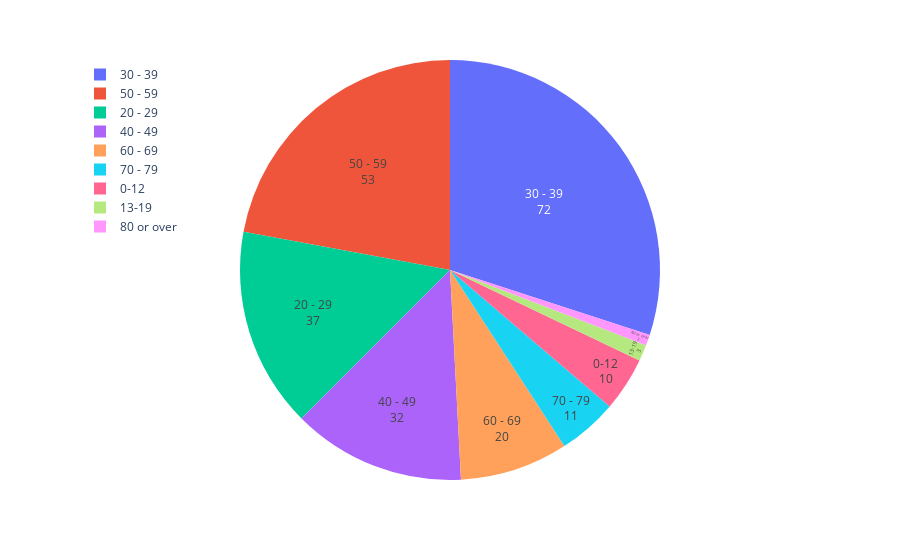

Notebook code cell kept with this figure:
### Code cell
fig_age = px.pie(age_cases, values='count', names='age_range')
fig_age.update_layout(legend=dict(x=0, y=1))
# hov_template = ''
fig_age.update_traces(hoverinfo= 'label+percent', 
                  hovertemplate = '%{label}<br>%{value}',
                  textinfo='value+label',
                  textposition='inside')
fig_age.show()

### Figure 1 — Plotly figure (JSON) as saved in the notebook; plotly's stock layout.template omitted (floating-point values rounded to 4 significant figures)
{"data": [{"domain": {"x": [0, 1], "y": [0, 1]}, "hoverinfo": "label+percent", "hoverlabel": {"namelength": 0}, "hovertemplate": "%{label}<br>%{value}", "labels": ["0-12", "13-19", "20 - 29", "30 - 39", "40 - 49", "50 - 59", "60 - 69", "70 - 79", "80 or over"], "legendgroup": "", "name": "", "showlegend": true, "textinfo": "value+label", "textposition": "inside", "type": "pie", "values": [10, 3, 37, 72, 32, 53, 20, 11, 2]}], "layout": {"legend": {"tracegroupgap": 0, "x": 0, "y": 1}, "margin": {"t": 60}}}
